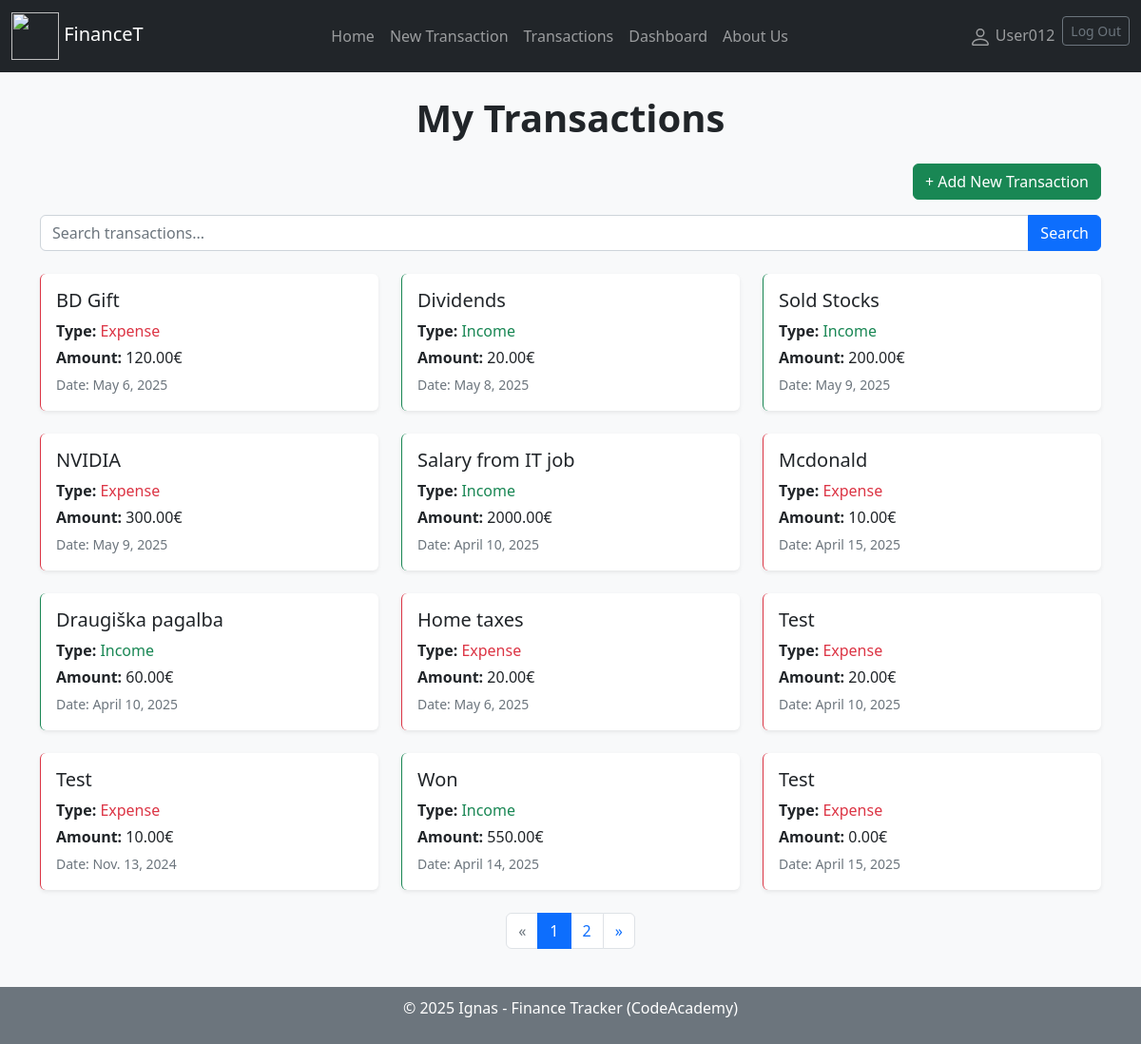
The page /finance/mytransactions/ (signed in) on the database its author committed.
### finance_tracker_app/models.py (models this page shows, shortened)
class Transaction(models.Model):
    TYPE_CHOICES = [
        ('i', 'Income'),
        ('e', 'Expense'),
    ]
    amount = models.DecimalField('Amount of money', help_text='Add amount of money', blank=False, null=False,
                                 default=0.0, max_digits=12, decimal_places=2)
    type = models.CharField(max_length=1, choices=TYPE_CHOICES, default='e', help_text='Choose transaction type')
    title = models.CharField(max_length=200, blank=False, help_text='Add transaction title')
    category = models.ForeignKey('Category', on_delete=models.SET_NULL, null=True, blank=False, help_text='Choose transaction category')
    date = models.DateField(help_text='Add transaction date')
    description = HTMLField(blank=True, null=True, help_text='Write transaction description (optional)')
    client = models.ForeignKey(User, on_delete=models.SET_NULL, null=True, blank=True)
    timestamp = models.DateTimeField(auto_now_add=True)
    class Meta:
        verbose_name = 'Transaction'
        verbose_name_plural = 'Transactions'

### finance_tracker_app/views.py (the view)
# urls.py: path('mytransactions/', views.TransactionsByUserListView.as_view(), name='my-transactions'),
class TransactionsByUserListView(LoginRequiredMixin, ListView):
    model = Transaction
    context_object_name = 'transactions'
    template_name = 'user_transactions.html'
    paginate_by = 12
    def get_queryset(self):
        return Transaction.objects.filter(client=self.request.user)

### finance_tracker_app/templates/user_transactions.html
{% extends "base.html" %}
{% block content %}
<div class="container py-4">
    <h1 class="mb-4 fw-bold text-center">My Transactions</h1>
    <div class="d-flex justify-content-end mb-3">
        <a href="{% url 'my-transaction-new' %}" class="btn btn-success">
            + Add New Transaction
        </a>
    </div>
    <form action="{% url 'search' %}" method="get" class="input-group mb-4">
        <input name="query" class="form-control" type="text" placeholder="Search transactions...">
        <button class="btn btn-primary" type="submit">Search</button>
    </form>
    {% if transactions %}
    <div class="row g-4">
        {% for transaction in transactions %}
        <div class="col-md-6 col-lg-4">
            <a href="{% url 'my-transaction' transaction.pk %}" class="text-decoration-none text-dark">
                <div class="card shadow-sm h-100 border-0
                    {% if transaction.type == 'i' %}border-start border-success
                    {% elif transaction.type == 'e' %}border-start border-danger{% endif %}">
                    <div class="card-body">
                        <h5 class="card-title">{{ transaction.title }}</h5>
                        <p class="card-text mb-1">
                            <strong>Type:</strong>
                            {% if transaction.type == 'i' %}
                            <span class="text-success">Income</span>
                            {% elif transaction.type == 'e' %}
                            <span class="text-danger">Expense</span>
                            {% else %}
                            Other
                            {% endif %}
                        </p>
                        <p class="card-text mb-1"><strong>Amount:</strong> {{ transaction.amount }}€</p>
                        <p class="card-text"><small class="text-muted">Date: {{ transaction.date }}</small></p>
                    </div>
                </div>
            </a>
        </div>
        {% endfor %}
    </div>
    <nav aria-label="Page navigation" class="mt-4">
        <ul class="pagination justify-content-center">
            {% if page_obj.has_previous %}
            <li class="page-item">
                <a class="page-link" href="?page={{ page_obj.previous_page_number }}" aria-label="Previous">
                    <span aria-hidden="true">&laquo;</span>
                </a>
            </li>
            {% else %}
            <li class="page-item disabled"><span class="page-link">&laquo;</span></li>
            {% endif %}
            {% for num in paginator.page_range %}
                {% if num == page_obj.number %}
                <li class="page-item active" aria-current="page"><span class="page-link">{{ num }}</span></li>
                {% elif num >= page_obj.number|add:'-2' and num <= page_obj.number|add:'2' %}
                <li class="page-item"><a class="page-link" href="?page={{ num }}">{{ num }}</a></li>
                {% endif %}
            {% endfor %}
            {% if page_obj.has_next %}
            <li class="page-item">
                <a class="page-link" href="?page={{ page_obj.next_page_number }}" aria-label="Next">
                    <span aria-hidden="true">&raquo;</span>
                </a>
            </li>
            {% else %}
            <li class="page-item disabled"><span class="page-link">&raquo;</span></li>
            {% endif %}
        </ul>
    </nav>
    {% else %}
    <div class="alert alert-info mt-4 text-center" role="alert">
        There are no transactions yet.
    </div>
    {% endif %}
</div>
{% endblock %}

### finance_tracker_app/templates/base.html (shortened to what this page needs)
<!DOCTYPE html>
<html lang="en">
<head>
    <link rel="stylesheet" href="https://cdn.jsdelivr.net/npm/bootstrap@5.2.3/dist/css/bootstrap.min.css"
>
    {% load static %}
    <link rel="stylesheet" href="{% static 'css/styles.css' %}">
</head>
<body>
<header>
    <nav class="navbar navbar-expand-lg navbar-dark bg-dark">
        <div class="container-fluid">
            <a class="navbar-brand" href="{% url 'index' %}">
                <img src="{% static 'images/web_logo.png' %}" width="50" height="50">
                FinanceT
            </a>
            <ul class="navbar-nav mx-2">
                <li class="nav-item active"><a class="nav-link" href="{% url 'index' %}">Home</a></li>
                {% if user.is_authenticated %}
                <li class="nav-item"><a class="nav-link" href="{% url 'my-transaction-new' %}">New Transaction</a></li>
                <li class="nav-item"><a class="nav-link" href="{% url 'my-transactions' %}">Transactions</a></li>
                <li class="nav-item"><a class="nav-link" href="{% url 'dashboard' %}">Dashboard</a></li>
                {% else %}
                <li class="nav-item active"><a class="nav-link" href="{% url 'login'%}">Transactions</a></li>
                {% endif %}
                <li class="nav-item active"><a class="nav-link" href="{% url 'about' %}">About Us</a></li>
            </ul>
            <ul class="navbar-nav my-2 form-inline">
                {% if user.is_authenticated %}
                <li class="nav-item"><a class="nav-link" href="{% url 'profile' %}">
                    {{ user.get_username }}</a></li>
                <li class="nav-item">
                    <form method="post" action="{% url 'logout' %}">
                        <button class="btn btn-outline-secondary btn-sm" type="submit">Log Out</button>
                    </form>
                </li>
                {% else %}
                <li class="nav-item"><a class="nav-link" href="{% url 'login'%}">Log In</a></li>
                <li class="nav-item"><a class="nav-link" href="{% url 'register'%}">Sign Up</a></li>
                {% endif %}
            </ul>
        </div>
    </nav>
</header>
<main class="content bg-light">
    <div class="mx-2">
        {% block content %}
        {% endblock %}
    </div>
</main>
<footer class="bg-secondary text-white">
    <p>© 2025 Ignas - Finance Tracker (CodeAcademy)</p>
</footer>
</body>
</html>

### finance_tracker_app/static/css/styles.css (style rules this page uses)
html, body { height: 100%; margin: 0; display: flex; flex-direction: column; }
.content { flex: 1; }
footer { padding: 10px; text-align: center; }

### rows shown on the page
Transaction: type "Expense"
Transaction: type "Income"
Transaction: type "Income"
Transaction: type "Expense"
Transaction: type "Income"
Transaction: type "Expense"
Transaction: type "Income"
Transaction: type "Expense"
Transaction: type "Expense"
Transaction: type "Expense"
Transaction: type "Income"
Transaction: type "Expense"

### other values the page prints
{{ user.get_username }} "User012"
{{ num }} "1"
{{ num }} "2"
